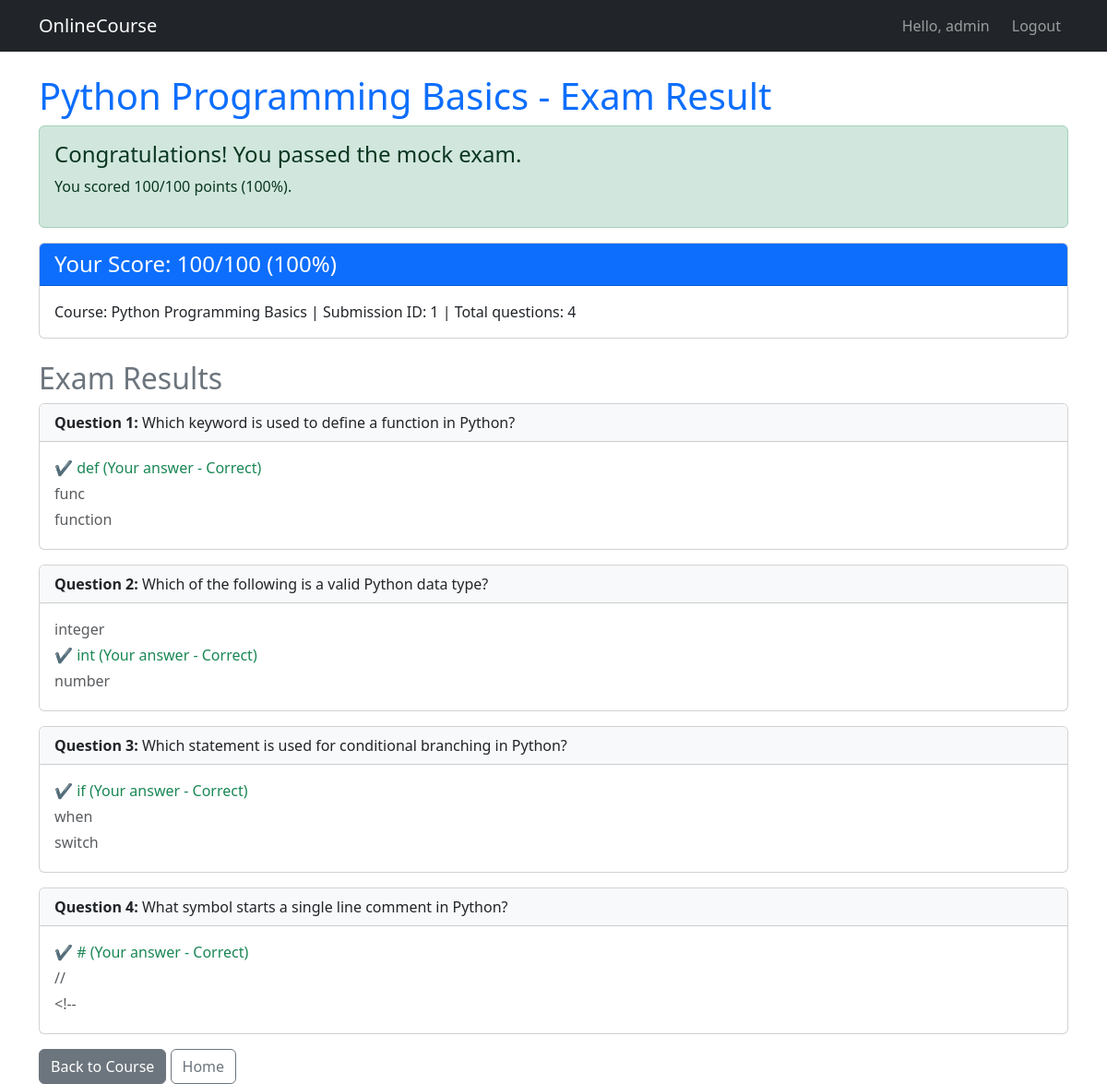
The app's page /course/1/submission/1/result/ (signed in) with its own data.
### onlinecourse/models.py (models this page shows, shortened)
class Course(models.Model):
    name = models.CharField(null=False, max_length=30, default='online course')
    image = models.ImageField(upload_to='course_images/', blank=True, null=True)
    description = models.CharField(max_length=1000, default='course description')
    pub_date = models.DateField(null=True, blank=True)
    instructors = models.ManyToManyField(Instructor, blank=True)
    users = models.ManyToManyField(
        settings.AUTH_USER_MODEL,
        through='Enrollment',
        blank=True,
    )
    total_enrollment = models.IntegerField(default=0)
    is_enrolled = False

class Submission(models.Model):
    enrollment = models.ForeignKey(Enrollment, on_delete=models.CASCADE)
    choices = models.ManyToManyField(Choice)

class Question(models.Model):
    course = models.ForeignKey(Course, on_delete=models.CASCADE)
    content = models.CharField(max_length=200, default='question')
    grade = models.IntegerField(default=50)
    def is_get_score(self, selected_ids):
        all_answers = self.choice_set.filter(is_correct=True).count()
        selected_correct = self.choice_set.filter(
            is_correct=True, id__in=selected_ids
        ).count()
        if all_answers == selected_correct:
            return True
        else:
            return False

class Choice(models.Model):
    question = models.ForeignKey(Question, on_delete=models.CASCADE)
    content = models.CharField(max_length=200, default='choice')
    is_correct = models.BooleanField(default=False)

### onlinecourse/views.py (the view)
@login_required
def show_exam_result(request, course_id, submission_id):
    course = get_object_or_404(Course, pk=course_id)
    submission = get_object_or_404(
        Submission, id=submission_id, enrollment__course=course
    )
    choices = submission.choices.all()
    selected_ids = list(choices.values_list('id', flat=True))
    questions = course.question_set.all()
    total_score = 0
    for question in questions:
        if question.is_get_score(selected_ids):
            total_score += question.grade
    total_grade = sum(question.grade for question in questions)
    score = int(total_score * 100 / total_grade) if total_grade else 0
    context = {
        'course': course,
        'submission': submission,
        'choices': choices,
        'question_list': questions,
        'grade': total_score,
        'total_grade': total_grade,
        'score': score,
    }
    return render(request, 'onlinecourse/exam_result_bootstrap.html', context)

### onlinecourse/templates/onlinecourse/exam_result_bootstrap.html
{% extends "onlinecourse/base.html" %}
{% block content %}
<div class="row">
    <div class="col-md-12">
        <h1 class="text-primary">{{ course.name }} - Exam Result</h1>
    </div>
</div>
<div class="row">
    <div class="col-md-12">
        {% if grade >= 70 %}
        <div class="alert alert-success" id="congratulations">
            <h4 class="alert-heading">Congratulations! You passed the mock exam.</h4>
            <p>You scored {{ grade }}/{{ total_grade }} points ({{ score }}%).</p>
        </div>
        {% else %}
        <div class="alert alert-danger" id="failed">
            <h4 class="alert-heading">Sorry! You did not pass the mock exam.</h4>
            <p>You scored {{ grade }}/{{ total_grade }} points ({{ score }}%).</p>
        </div>
        {% endif %}
    </div>
</div>
<div class="row">
    <div class="col-md-12">
        <div class="card mb-4">
            <div class="card-header bg-primary text-white">
                <h4 class="mb-0">Your Score: {{ grade }}/{{ total_grade }} ({{ score }}%)</h4>
            </div>
            <div class="card-body">
                <p class="mb-0">Course: {{ course.name }} |
                   Submission ID: {{ submission.id }} |
                   Total questions: {{ question_list|length }}</p>
            </div>
        </div>
    </div>
</div>
<div class="row">
    <div class="col-md-12">
        <h2 class="text-secondary">Exam Results</h2>
        {% for question in course.question_set.all %}
        <div class="card mb-3">
            <div class="card-header bg-light">
                <strong>Question {{ forloop.counter }}:</strong> {{ question.content }}
            </div>
            <div class="card-body">
                {% for choice in question.choice_set.all %}
                    {% if choice.is_correct and choice in choices %}
                    <p class="text-success mb-1">&#10004; {{ choice.content }} (Your answer - Correct)</p>
                    {% elif choice.is_correct and not choice in choices %}
                    <p class="text-warning mb-1">&#10004; {{ choice.content }} (Correct answer - Not selected)</p>
                    {% elif not choice.is_correct and choice in choices %}
                    <p class="text-danger mb-1">&#10008; {{ choice.content }} (Your answer - Incorrect)</p>
                    {% else %}
                    <p class="text-muted mb-1">{{ choice.content }}</p>
                    {% endif %}
                {% endfor %}
            </div>
        </div>
        {% endfor %}
        <a href="{% url 'onlinecourse:course_details' course.id %}" class="btn btn-secondary">Back to Course</a>
        <a href="{% url 'onlinecourse:index' %}" class="btn btn-outline-secondary">Home</a>
    </div>
</div>
{% endblock %}

### onlinecourse/templates/onlinecourse/base.html (shortened to what this page needs)
{% load static %}
<!DOCTYPE html>
<html lang="en">
<head>
    <link href="https://cdn.jsdelivr.net/npm/bootstrap@5.3.0/dist/css/bootstrap.min.css" rel="stylesheet">
</head>
<body>
<nav class="navbar navbar-expand-lg navbar-dark bg-dark mb-4">
    <div class="container">
        <a class="navbar-brand" href="{% url 'onlinecourse:index' %}">OnlineCourse</a>
        <div class="navbar-nav ms-auto">
            {% if user.is_authenticated %}
                <span class="navbar-text me-3">Hello, {{ user.username }}</span>
                <a class="nav-link" href="{% url 'onlinecourse:logout' %}">Logout</a>
            {% else %}
                <a class="nav-link" href="{% url 'onlinecourse:login' %}">Login</a>
            {% endif %}
        </div>
    </div>
</nav>
<div class="container">
    {% block content %}
    {% endblock %}
</div>
</body>
</html>

### records on screen
Course: name "Python Programming Basics"
Submission: id "1"
Question: content "Which keyword is used to define a function in Python?"
Choice: content "def"
Choice: content "func"
Choice: content "function"
Question: content "Which of the following is a valid Python data type?"
Choice: content "integer"
Choice: content "int"
Choice: content "number"
Question: content "Which statement is used for conditional branching in Python?"
Choice: content "if"
Choice: content "when"
Choice: content "switch"
Question: content "What symbol starts a single line comment in Python?"
Choice: content "#"
Choice: content "//"
Choice: content "<!--"

### other values on screen
{{ user.username }} "admin"
{{ grade }} "100"
{{ total_grade }} "100"
{{ score }} "100"
{{ question_list|length }} "4"
